Frame 1 (no input): blank canvas, image omitted
Frame 60 (no input): blank canvas, image omitted
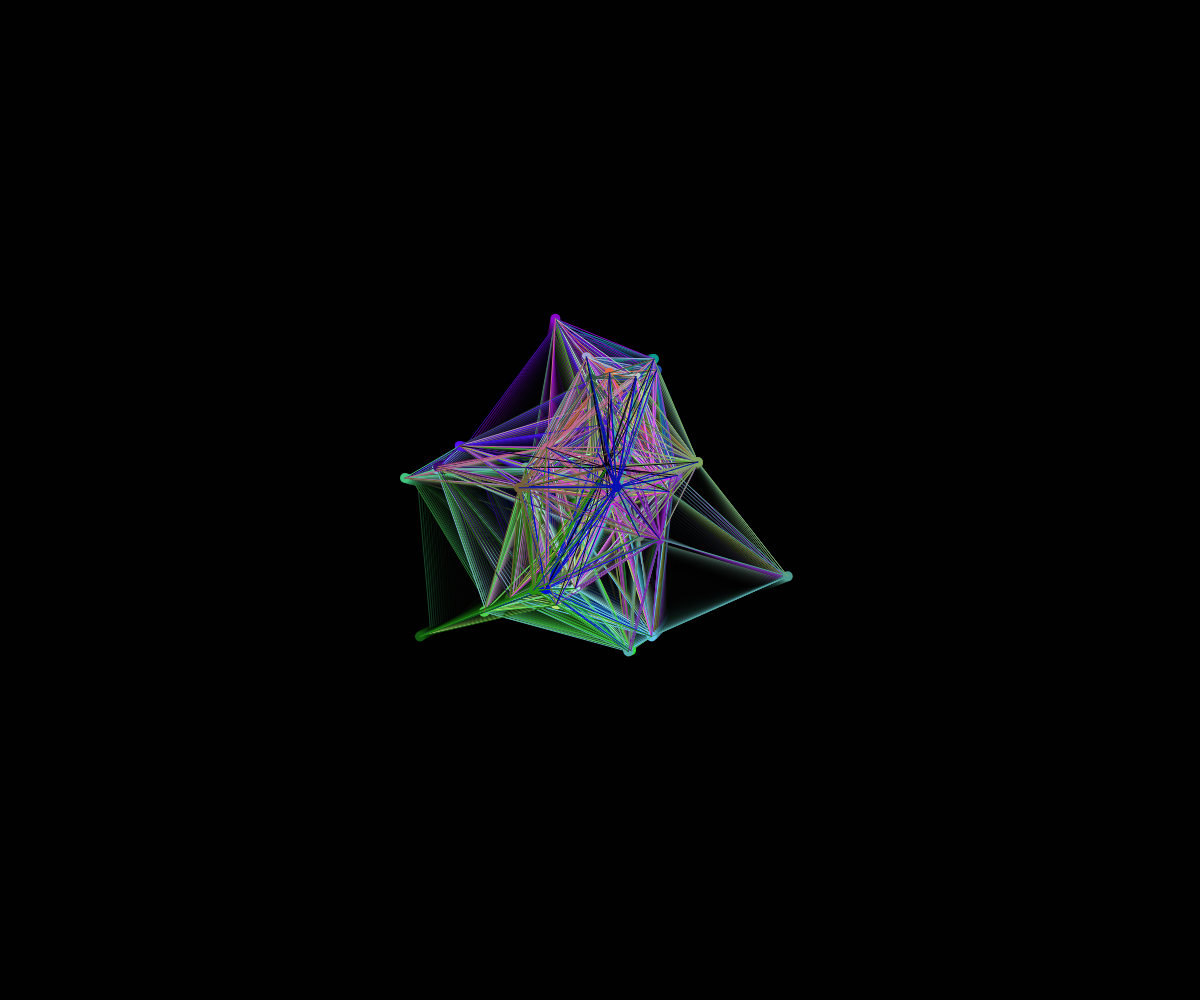
Frame 120 (the mouse pressed at the canvas centre since frame 60)

The p5.js sketch whose frames 1 and 60 were blank and that drew this single picture after the mouse press (run headless with seeded random() and noise() and a simulated clock; from frame 60 on, the mouse is pressed at the canvas centre):

// p5.js sketch
// ── sketch.js
// Object Object Interactions
// Montier Liu
// Mar 25

let nodes = [];
let reach = 150;

function setup() {
  createCanvas(windowWidth, windowHeight);
}

function draw() {
  background(0,50);
  //if no deletions, loop by item
  for(let n of nodes){
    n.move();
    n.connect(nodes);
    n.display();
  }
}

function mousePressed(){
  if(mouseButton === "left"){
    for(let i = 0; i < 50; i++){
      let x = random(-50, 50);
      let y = random(-50, 50);
      nodes.push(new csNode(mouseX+x, mouseY+y));
    }
  }
}

class csNode{
  //1. constructor
  constructor(x,y){
    //properties related to pos/display
    this.x = x; this.y = y; this.size = 10;
    this.c = color(random(255), random(255), random(255));

    //properties related to movement
    this.xTime = random(100); this.yTime = random(100);
    this.timeShift = 0.01; this.maxSpeed = 5;
  }

  //2. Class Methods
  display(){
    fill(this.c);
    noStroke();
    circle(this.x, this.y, this.size);
  }

  move(){
    //use perlin noise for x,y movement
    let xSpeed = noise(this.xTime);  //0-1
    xSpeed = map(xSpeed, 0, 1, -this.maxSpeed, this.maxSpeed);
    this.xTime += this.timeShift;

    this.x += xSpeed;
    if(this.x < 0) this.x = width;
    else if (this.x > width) this.x = 0;

    //Do the same thing for y component
    let ySpeed = noise(this.yTime);  //0-1
    ySpeed = map(ySpeed, 0, 1, -this.maxSpeed, this.maxSpeed);
    this.yTime += this.timeShift;

    this.y += ySpeed;
    if(this.y < 0) this.y = height;
    else if(this.y > height) this.y = 0;
  }

  connect(nodeArray){
    //check if the current csNode is close to any other
    //csNode, and if so join with a line.
    stroke(this.c);
    for(let n of nodeArray){
      if(n !== this){
        let d = dist(this.x,this.y,n.x,n.y);
        if(d < reach){
          line(this.x, this.y, n.x, n.y);
        }
      }
    }
  }
}
